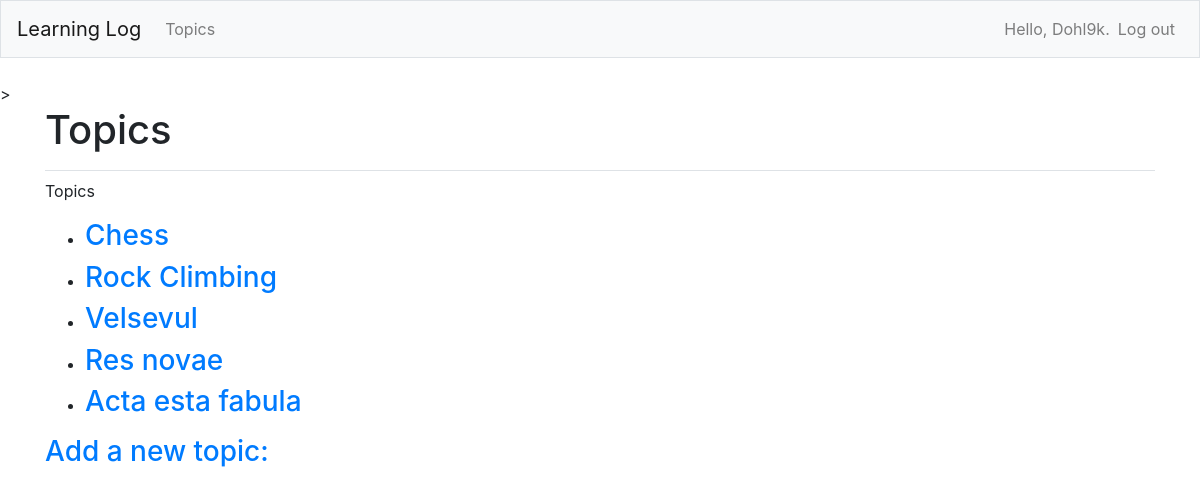
Before: /topics/ (signed in) with the older database file.
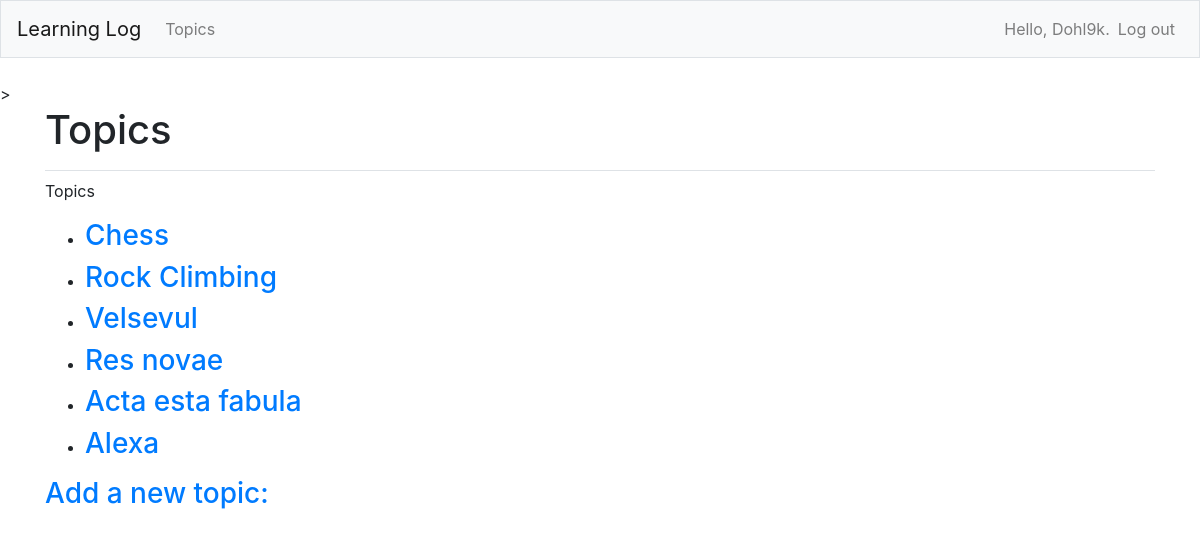
After: the same page with the newer database file.
### learning_logs/models.py (models this page shows)
class Topic(models.Model):
    text = models.CharField(max_length=200)
    date_added = models.DateTimeField(auto_now_add=True)
    owner = models.ForeignKey(User, on_delete=models.CASCADE)
    def __str__(self):
        return self.text

### learning_logs/views.py (the view)
# urls.py: path('topics/', views.topics, name='topics'),
@login_required
def topics(request):
    topics = Topic.objects.filter(owner=request.user).order_by('date_added')
    context = {'topics': topics}
    return render(request, 'learning_logs/topics.html', context)

### templates/learning_logs/topics.html (shortened to what this page needs)
<!DOCTYPE html>
<html lang="en">
<head>
</head>
<body>
    {% extends "learning_logs/base.html" %}
    {% block page_header %}
        <h1>Topics</h1>
    {% endblock page_header %}
    {% block content %}
        <p>Topics</p>
        <ul>
            {% for topic in topics %}
            <li><h3>
                <a href="{% url 'learning_logs:topic' topic.id %}">{{ topic }}</a>
            </h3></li>
            {% empty %}
                <li><h3>No topics have been added yet.</h3>></li>
            {% endfor %}
        </ul>
        <h3><a href="{% url 'learning_logs:new_topic' %}">Add a new topic:</a></h3>
    {% endblock content %}

Changed rows visible on the page:
added Topic: text "Alexa"
